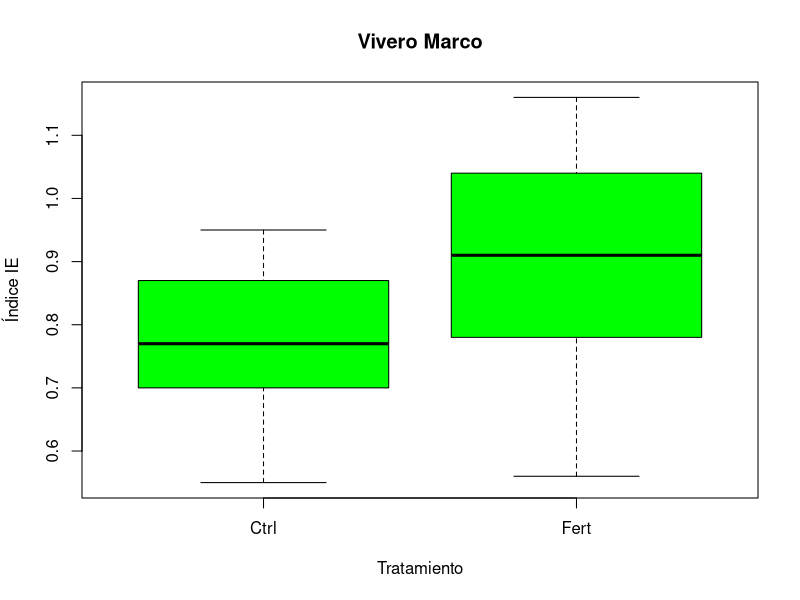

The R source for this figure:
# Marco Aurelio González Tagle
# 28/08/2023
# Matrícula: 096261

# Dos tratamientos Ctrl y Fert, un grupo de plantas
# Prueba de t independientes


# Importar ----------------------------------------------------------------
setwd("C:/Repositorio_GIT/Met_ES/Codigos")
vivero <- read.csv("IE.csv", header = T)


# Descriptivas ------------------------------------------------------------

# Usar la librería dplyr para seleccionar datos mediante 
# restricciones

library(dplyr)

Ctrl <- vivero %>% 
  filter(Tratamiento == "Ctrl")


Fert <- vivero %>% 
  filter(Tratamiento == "Fert")

mean(Ctrl$IE)
mean(Fert$IE)


descriptor <- vivero %>% 
  group_by(Tratamiento) %>% 
  summarise(
    n = n(),
    media = mean(IE),
    mediana = median(IE),
    sd = sd(IE),
    var = var(IE)
  )

descriptor
# Grafica -----------------------------------------------------------------

boxplot(vivero$IE ~ vivero$Tratamiento,
        xlab = "Tratamiento",
        ylab = "Índice IE",
        main = "Vivero Marco",
        col = "green")


t.test(vivero$IE ~ vivero$Tratamiento, var.equal = T)
